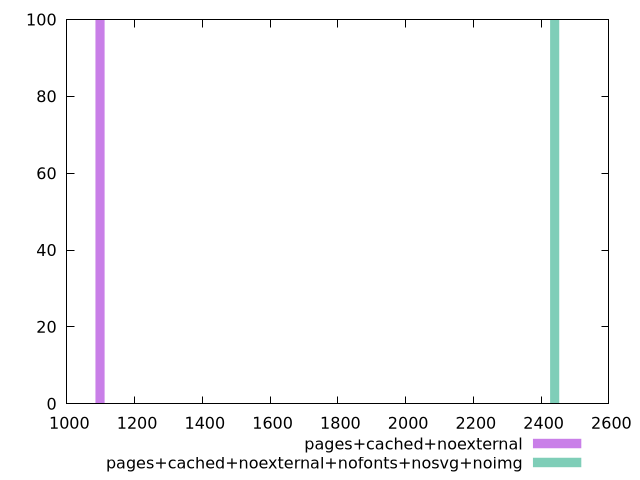

This chart was generated by the following gnuplot code:
$_pagesCachedNoexternal <<EOF
1098 100
EOF
$_pagesCachedNoexternalNofontsNosvgNoimg <<EOF
2440 100
EOF
set key outside below
set terminal pngcairo
set output "report_00006_2020-11-02T20-21-41.718Z/uses-long-cache-ttl/uses-long-cache-ttl_pages+cached+noexternal_pages+cached+noexternal+nofonts+nosvg+noimg+hist.png"
set boxwidth 26.84
set style fill transparent solid 0.5 noborder
set yrange [0:100]
plot $_pagesCachedNoexternal title "pages+cached+noexternal" with boxes ,$_pagesCachedNoexternalNofontsNosvgNoimg title "pages+cached+noexternal+nofonts+nosvg+noimg" with boxes ,
